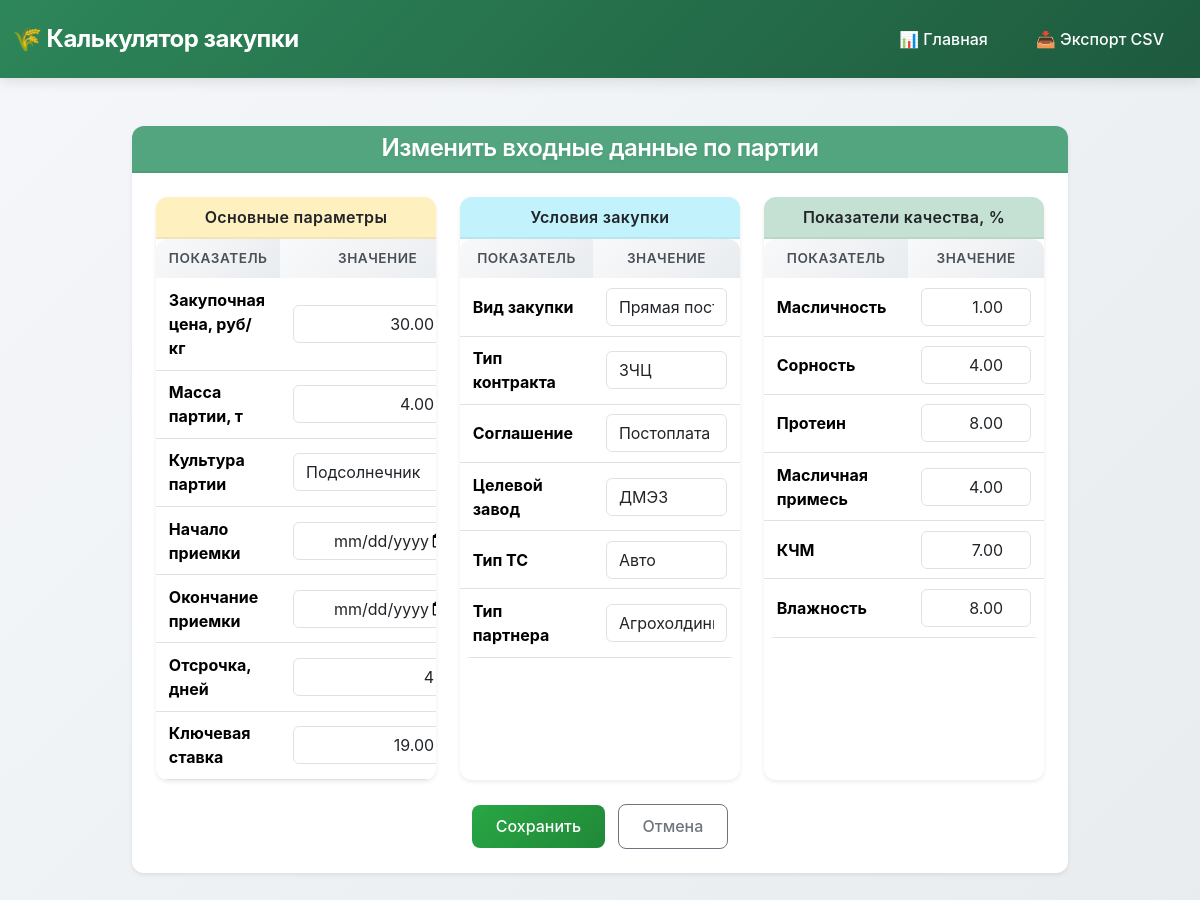
Screenshot of /change_data_by_party with the database file from the repository.
### purch_calculator/removal_rates/models.py (models this page shows, shortened)
class RawMaterialBatch(models.Model):
    CULTURE_CHOICES = [ # Выбор культуры
        ('raps', 'Рапс'),
        ('sunflower', 'Подсолнечник')]
    PURCHASE_TYPE_CHOICES = [
        ('DirectSupply', 'Прямая поставка'),
        ('ElevatorSupply', 'Поставка на элеватор'),
        ('InventoryF13', 'Перепись  Ф - 13'),
    ]
    FACTORY_CHOICES = [
        ('AMPZ', 'АМПЗ'),
        ('DMEZ', 'ЭМЭЗ'),
        ('EMEZ', 'ДМЭЗ'),
        ('VHEMEZ', 'ВХМЭЗ'),
        ('BKMEZ', 'БКМЭЗ'),
        ('BLMEZ', 'БЛМЭЗ'),
        ('OMEZ', 'ОМЭЗ'),
    ]
    PARTNER_TYPE_CHOICES = [
        ('Trader', 'Трейдер'),
        ('Farm', 'СХТП'),
        ('Agroholding', 'Агрохолдинг'),
        ]
    CONTRACT_TYPE_CHOICES = [
        ('FZV', 'ФЗВ'),
        ('ZCHT', 'ЗЧТ'),
        ('ZCHC', 'ЗЧЦ'),
    ]
    TRANSPORT_CHOICES = [
        ('Auto', 'Авто'),
        ('Railway', 'ЖД'),
    ]
    AGREEMENT_CHOICES = [
        ('Prepayment', 'Предоплата'),
        ('Postpayment', 'Постоплата'),
    ]
    purchase_price = models.DecimalField( # Закупочная цена
        _("Закупочная ценаб руб/кг"),
        max_digits=10, decimal_places=2, default=0,
        validators=[MinValueValidator(0, message=_("Значение не может быть отрицательным."))]
    )
    weight_actual = models.DecimalField( #Вес
        _("Вес партии, тонн"),
        max_digits=10, decimal_places=2,default=0,
        validators=[MinValueValidator(0, message=_("Вес не может быть отрицательным."))]
    )
    moisture_actual = models.DecimalField( # Влажность
        _("Влажность факт, %"),
        max_digits=5, decimal_places=2,default=0,
        validators=[MinValueValidator(0, message=_("Значение не может быть отрицательным."))]
    )
    weed_impurity_actual = models.DecimalField( # Сорность
        _("Сорность факт, %"),
        max_digits=5, decimal_places=2,default=0,
        validators=[MinValueValidator(0, message=_("Значение не может быть отрицательным."))]
    )
    oil_impurity_actual = models.DecimalField( # Масличная примесь
        _("Масличная примесь факт, %"),
        max_digits=5, decimal_places=2,default=0,
        validators=[MinValueValidator(0, message=_("Значение не может быть отрицательным."))]
    )
    oil_content_actual = models.DecimalField( # Масляничность
        _("Масличность факт, %"),
        max_digits=5, decimal_places=2,default=0,
        validators=[MinValueValidator(0, message=_("Значение не может быть отрицательным."))]
    )
    KCHM_actual = models.DecimalField( # КМЧ
        _("КЧМ факт, %"),
        max_digits=5, decimal_places=2,default=0,
        validators=[MinValueValidator(0, message=_("Значение не может быть отрицательным."))]
    )
    protein_actual = models.DecimalField( # Протеин
        _("Протеин факт, %"),
        max_digits=5, decimal_places=2,default=0,
        validators=[MinValueValidator(0, message=_("Значение не может быть отрицательным."))]
    )
    culture = models.CharField( # культура( Подсолнечник или Рапс)
        max_length=20,
        choices=CULTURE_CHOICES,
        default='Рапс',
    )
    receipt_start_date = models.DateField( # Начало приемки сырья
        _('Начало приемки сырья'),
        null=True,
        blank=True
    ) #
    receipt_end_date = models.DateField( # Окончание приемки сырья
        _('Окончание приемки сырья'),
        null = True,
        blank = True
    )
    purchase_type = models.CharField( # вид закупки (выбор из списка)
        max_length=30,
        choices=PURCHASE_TYPE_CHOICES,
        default='Прямая поставка',
    )
    target_factory = models.CharField( # Завод (выбор из списка)
        max_length=30,
        choices=FACTORY_CHOICES,
        default='AMPZ',
    )
    partner_type = models.CharField(  # Партнер (выбор из списка)
        max_length=30,
        choices=PARTNER_TYPE_CHOICES,
        default='Trader',
    )
    contract_type = models.CharField(  # Контракт (выбор из списка)
        max_length=30,
        choices=CONTRACT_TYPE_CHOICES,
        default='FZV',
    )
    transport_type =  models.CharField(  # Транспорт (выбор из списка)
        max_length=30,
        choices=TRANSPORT_CHOICES,
        default='Auto',
    )
    agreement_type = models.CharField(  # Соглашение (выбор из списка)
        max_length=30,
        choices=AGREEMENT_CHOICES,
        default='Prepayment',
    )
    delay_days = models.IntegerField(
        _('Отсрочка'),  #Отсрочка
        validators=[MaxValueValidator(30, message='Значение не может быть больше 30 дней')],
        default=0,
    )
    key_rate = models.DecimalField(
        _("Ключевая ставка, %"),
        max_digits=5, decimal_places=2, default=0,
        validators=[MinValueValidator(0, message=_("Значение не может быть отрицательным."))]
    )

### purch_calculator/removal_rates/views.py (the view)
# urls.py: path('change_data_by_party', UpdateDataByParty.as_view(), name='update_by_party'),
class UpdateDataByParty(UpdateView):
    model = RawMaterialBatch
    form_class = SunflowerBatchForm
    success_url = reverse_lazy('index')
    template_name = 'change_data/update_data_by_party.html'
    def get_object(self, queryset=None):
        obj, _ = RawMaterialBatch.objects.get_or_create(pk=1)
        return obj

### templates/change_data/update_data_by_party.html (shortened to what this page needs)
{% extends "base.html" %}
{% load django_bootstrap5 %}
{% block content %}
<div class="container mt-4 mb-5 form-card">
  <div class="card shadow-sm border-success">
    <div class="card-header bg-success bg-opacity-75 text-white text-center">
      <h2 class="section-title mb-0 text-white">Изменить входные данные по партии</h2>
    </div>
    <div class="card-body p-4">
      <form method="post" novalidate>
        <div class="row g-4">
          <div class="col-lg-4">
            <div class="card h-100 border-warning">
              <div class="card-header bg-warning bg-opacity-25 text-center fw-semibold">
                Основные параметры
              </div>
              <div class="card-body p-0">
                <table class="table table-compact mb-0">
                  <thead>
                    <tr>
                      <th>Показатель</th>
                      <th>Значение</th>
                    </tr>
                  </thead>
                  <tbody>
                    <tr>
                      <th scope="row" class="text-start">Закупочная цена, руб/кг</th>
                      <td>{{ form.purchase_price }}</td>
                    </tr>
                    <tr>
                      <th scope="row" class="text-start">Масса партии, т</th>
                      <td>{{ form.weight_actual }}</td>
                    </tr>
                    <tr>
                      <th scope="row" class="text-start">Культура партии</th>
                      <td>{{ form.culture }}</td>
                    </tr>
                    <tr>
                      <th scope="row" class="text-start">Начало приемки</th>
                      <td>{{ form.receipt_start_date }}</td>
                    </tr>
                    <tr>
                      <th scope="row" class="text-start">Окончание приемки</th>
                      <td>{{ form.receipt_end_date }}</td>
                    </tr>
                    <tr>
                      <th scope="row" class="text-start">Отсрочка, дней</th>
                      <td>{{ form.delay_days }}</td>
                    </tr>
                  <tr>
                      <th scope="row" class="text-start">Ключевая ставка</th>
                      <td>{{ form.key_rate }}</td>
                    </tr>
                  </tbody>
                </table>
              </div>
            </div>
          </div>
          <div class="col-lg-4">
            <div class="card h-100 border-info">
              <div class="card-header bg-info bg-opacity-25 text-center fw-semibold">
                Условия закупки
              </div>
              <div class="card-body p-0">
                <table class="table table-compact mb-0">
                  <thead>
                    <tr>
                      <th>Показатель</th>
                      <th>Значение</th>
                    </tr>
                  </thead>
                  <tbody>
                    <tr>
                      <th scope="row" class="text-start">Вид закупки</th>
                      <td>{{ form.purchase_type }}</td>
                    </tr>
                    <tr>
                      <th scope="row" class="text-start">Тип контракта</th>
                      <td>{{ form.contract_type }}</td>
                    </tr>
                    <tr>
                      <th scope="row" class="text-start">Соглашение</th>
                      <td>{{ form.agreement_type }}</td>
                    </tr>
                    <tr>
                      <th scope="row" class="text-start">Целевой завод</th>
                      <td>{{ form.target_factory }}</td>
                    </tr>
                    <tr>
                      <th scope="row" class="text-start">Тип ТС</th>
                      <td>{{ form.transport_type }}</td>
                    </tr>
                    <tr>
                      <th scope="row" class="text-start">Тип партнера</th>
                      <td>{{ form.partner_type }}</td>
                    </tr>
                  </tbody>
                </table>
              </div>
            </div>
          </div>
          <div class="col-lg-4">
            <div class="card h-100 border-success">
              <div class="card-header bg-success bg-opacity-25 text-center fw-semibold">
                Показатели качества, %
              </div>
              <div class="card-body p-0">
                <table class="table table-compact mb-0">
                  <thead>
                    <tr>
                      <th>Показатель</th>
                      <th>Значение</th>
                    </tr>
                  </thead>
                  <tbody>
                    <tr>
                      <th scope="row" class="text-start">Масличность</th>
                      <td>{{ form.oil_content_actual }}</td>
                    </tr>
                    <tr>
                      <th scope="row" class="text-start">Сорность</th>
                      <td>{{ form.weed_impurity_actual }}</td>
                    </tr>
                    <tr>
                      <th scope="row" class="text-start">Протеин</th>
                      <td>{{ form.protein_actual }}</td>
                    </tr>
                    <tr>
                      <th scope="row" class="text-start">Масличная примесь</th>
                      <td>{{ form.oil_impurity_actual }}</td>
                    </tr>
                    <tr>
                      <th scope="row" class="text-start">КЧМ</th>
                      <td>{{ form.KCHM_actual }}</td>
                    </tr>
                    <tr>
                      <th scope="row" class="text-start">Влажность</th>
                      <td>{{ form.moisture_actual }}</td>
                    </tr>
                  </tbody>
                </table>
              </div>
            </div>
          </div>
        </div>
        <div class="text-center mt-4">
          <button type="submit" class="btn btn-success px-4 me-2">Сохранить</button>
          <a href="{% url 'index' %}" class="btn btn-outline-secondary px-4">Отмена</a>
        </div>
      </form>
    </div>
  </div>
</div>
{% endblock %}

### templates/base.html (style rules this page uses)
:root { --primary-color: #2d8659; --primary-dark: #1e5a3e; --primary-light: #e8f5e9; --secondary-color: #6c757d; --accent-color: #ffc107; --success-color: #28a745; --warning-color: #ffc107; --danger-color: #dc3545; --light-bg: #f8f9fa; --border-radius: 12px; --shadow-sm: 0 2px 4px rgba(0,0,0,0.08); --shadow-md: 0 4px 12px rgba(0,0,0,0.1); --shadow-lg: 0 8px 24px rgba(0,0,0,0.12); }
* { transition: all 0.3s ease; }
body { background: linear-gradient(135deg, #f5f7fa 0%, #e8ecef 100%); min-height: 100vh; font-family: -apple-system, BlinkMacSystemFont, 'Segoe UI', Roboto, 'Helvetica Neue', Arial, sans-serif; }
.card { border: none; border-radius: var(--border-radius); box-shadow: var(--shadow-sm); overflow: hidden; transition: all 0.3s ease; }
.card-header { border-bottom: 2px solid rgba(0,0,0,0.05); font-weight: 600; letter-spacing: 0.3px; }
.btn { border-radius: 8px; font-weight: 500; padding: 0.6rem 1.5rem; transition: all 0.3s ease; }
.btn-success { background: linear-gradient(135deg, var(--success-color) 0%, #218838 100%); border: none; }
.table { border-radius: var(--border-radius); overflow: hidden; }
.table thead th { background: linear-gradient(135deg, #f8f9fa 0%, #e9ecef 100%); border: none; font-weight: 600; text-transform: uppercase; font-size: 0.85rem; letter-spacing: 0.5px; color: #495057; }
.table tbody tr { transition: all 0.2s ease; }
h1, h2, h3 { font-weight: 700; letter-spacing: -0.5px; }
.section-title { color: var(--primary-dark); text-shadow: 0 2px 4px rgba(0,0,0,0.05); }
.container { max-width: 1400px; }

### templates/change_data/update_data_by_party.html (style rules this page uses)
.form-card { max-width: 960px; margin: 0 auto; }
.section-title { text-align: center; font-size: 1.5rem; font-weight: 600; color: #0f5132; }
.table-compact thead { background-color: #f8f9fa; }
.table-compact th, .table-compact td { padding: 0.6rem 0.8rem; vertical-align: middle; text-align: center; }
.table-compact input { text-align: right; }

### rows the page displays
RawMaterialBatch: purchase_price "30.00", weight_actual "4.00", culture "Подсолнечник", delay_days "4", key_rate "19.00", purchase_type "Прямая поставка", contract_type "ЗЧЦ", agreement_type "Постоплата", target_factory "ДМЭЗ", transport_type "Авто", partner_type "Агрохолдинг", oil_content_actual "1.00", weed_impurity_actual "4.00", protein_actual "8.00", oil_impurity_actual "4.00", KCHM_actual "7.00", moisture_actual "8.00"
